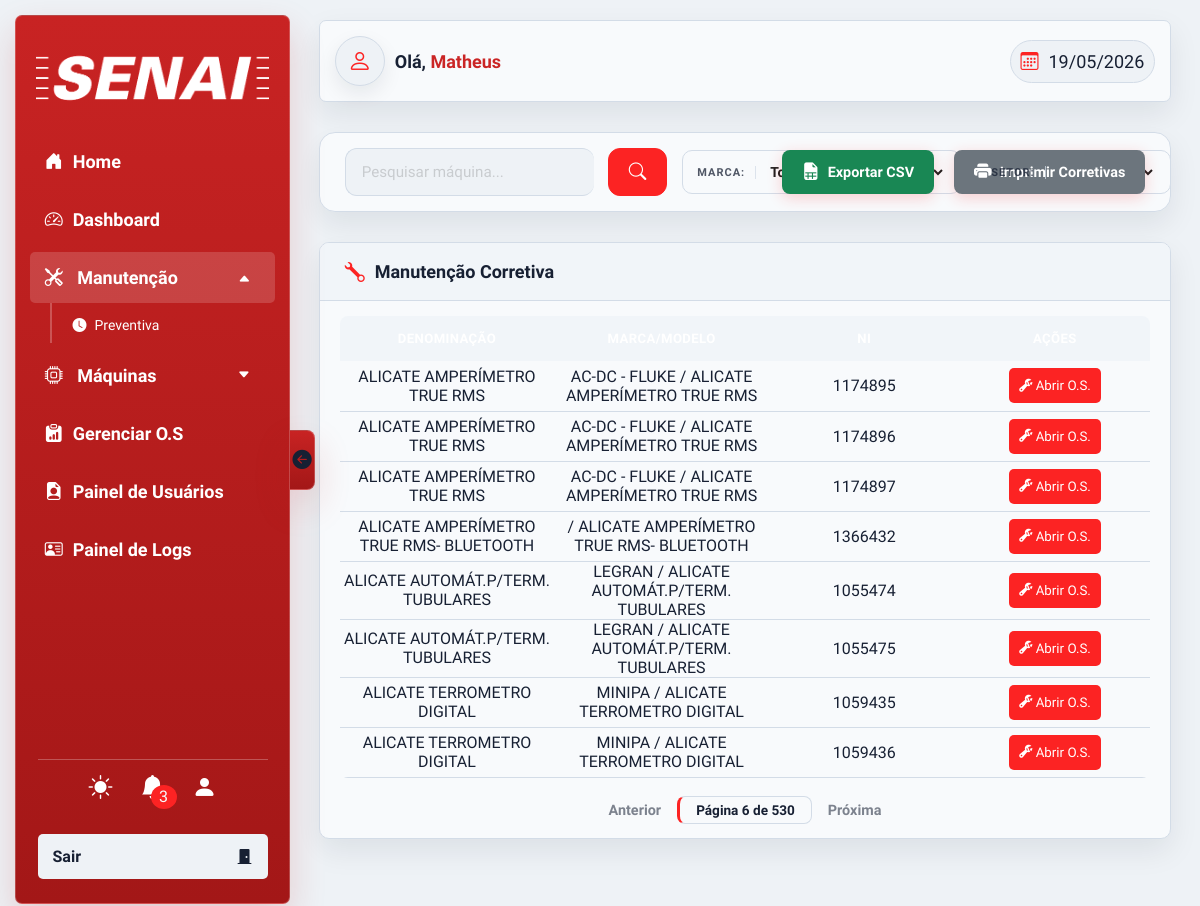
/php/views/corretiva.php?&page=6 (signed in), run on the app's committed database.
### tables this page shows
CREATE TABLE `maquinas` (
  `id` int(11) NOT NULL,
  `denominacao` varchar(255) NOT NULL,
  `marca` varchar(255) DEFAULT NULL,
  `modelo` varchar(255) DEFAULT NULL,
  `numero_identificacao` varchar(100) DEFAULT NULL,
  `tipomaquina_id` int(11) DEFAULT NULL,
  `ano_fabricacao` int(11) DEFAULT NULL,
  `setor` varchar(100) DEFAULT NULL,
  `criado_em` datetime DEFAULT current_timestamp(),
  `data_proxima_manutencao` date DEFAULT NULL
);

### php/views/corretiva.php (the view, shortened to what this page needs)
<?php
require __DIR__ . '/../configs/conexao.php';
$busca_atual = isset($_GET['search']) ? trim($_GET['search']) : '';
$filtro_marca = isset($_GET['filtro-marca']) ? trim($_GET['filtro-marca']) : '';
$filtro_setor = isset($_GET['filtro-setor']) ? trim($_GET['filtro-setor']) : '';
$pagina_atual = isset($_GET['page']) ? (int)$_GET['page'] : 1;
$limite = 8;
$marcas_lista = [];
$r = $conn->query("SELECT DISTINCT marca FROM maquinas WHERE marca IS NOT NULL AND marca != '' ORDER BY marca ASC");
if ($r) { while ($row = $r->fetch_assoc()) $marcas_lista[] = $row['marca']; }
$setores_lista = [];
$r = $conn->query("SELECT DISTINCT setor FROM maquinas WHERE setor IS NOT NULL AND setor != '' ORDER BY setor ASC");
if ($r) { while ($row = $r->fetch_assoc()) $setores_lista[] = $row['setor']; }
$where = "";
$sql_count = "SELECT COUNT(*) as total FROM maquinas" . $where;
$res_count = $conn->query($sql_count);
$total_registros = $res_count->fetch_assoc()['total'];
$total_paginas = ceil($total_registros / $limite);
$offset = ($pagina_atual - 1) * $limite;
$sql = "SELECT * FROM maquinas" . $where . " ORDER BY denominacao ASC LIMIT $limite OFFSET $offset";
$resultado = $conn->query($sql);
?>
<!DOCTYPE html>
<html lang="pt-br">
<head>
    <link rel="stylesheet" href="../../css/style.css">
    <link rel="stylesheet" href="../../css/nav.css">
    <link rel="stylesheet" href="../../css/header.css">
    <link rel="stylesheet" href="../../css/modal.css">
    <link rel="stylesheet" href="../../css/global.css">
    <link rel="stylesheet" href="https://cdn.jsdelivr.net/npm/bootstrap-icons@1.13.1/font/bootstrap-icons.min.css">
</head>
<body>
    <?php require __DIR__ . '/../components/nav.php'; ?>
    <section class="sec-main">
        <?php require __DIR__ . '/../components/header.php'; ?>
        <div class="page-actions-bar">
            <form action="" method="GET" class="page-search-form">
                <div class="page-search-box <?php echo $busca_atual ? 'has-content' : ''; ?>">
                    <input type="text" name="search" value="<?php echo htmlspecialchars($busca_atual); ?>" placeholder="Pesquisar máquina...">
                </div>
                <button type="submit" class="btn-search"><i class="bi bi-search"></i></button>
                <?php if (!empty($marcas_lista)): ?>
                <div class="page-filter-box">
                    <label>Marca:</label>
                </div>
                <?php endif; ?>
                <?php if (!empty($setores_lista)): ?>
                <div class="page-filter-box">
                    <label>Setor:</label>
                </div>
                <?php endif; ?>
            </form>
            <button class="btn-page-action" style="background: #198754;" onclick="exportarCSV()">
                <i class="bi bi-file-earmark-spreadsheet-fill"></i> Exportar CSV
            </button>
            <button class="btn-page-action" style="background: #6c757d;" onclick="imprimirRelatorio()">
                <i class="bi bi-printer-fill"></i> Imprimir Corretivas
            </button>
        </div>
        <div class="tabela-bg2">
            <div class="tabela-titulo"><i class="bi bi-wrench"></i><h2>Manutenção Corretiva</h2></div>
            <div class="tabela-wrapper">
                <table class="tabela-main">
                    <thead><tr><th>Denominação</th><th>Marca/Modelo</th><th>NI</th><th>Ações</th></tr></thead>
                    <tbody>
                        <?php while ($linha = $resultado->fetch_assoc()): ?>
                            <tr>
                                <td><?php echo htmlspecialchars($linha["denominacao"]); ?></td>
                                <td><?php echo htmlspecialchars($linha["marca"] . " / " . $linha["modelo"]); ?></td>
                                <td><?php echo htmlspecialchars($linha["numero_identificacao"]); ?></td>
                                <td>
                                    <button class="btnAcao deletar" onclick="showModal('corretiva', <?php echo $linha['id']; ?>)">
                                        <i class="bi bi-wrench-adjustable"></i> Abrir O.S.
                                    </button>
                                </td>
                            </tr>
                        <?php endwhile; ?>
                    </tbody>
                </table>
            </div>
            <?php
                $pag_params = http_build_query(array_filter([
                    'search' => $busca_atual,
                    'filtro-marca' => $filtro_marca,
                    'filtro-setor' => $filtro_setor,
                ], fn($v) => $v !== ''));
            ?>
            <div class="page-pagination">
                <?php if ($pagina_atual > 1): ?><a href="?<?= $pag_params ?>&page=<?= $pagina_atual - 1 ?>" class="pag-btn">Anterior</a><?php endif; ?>
                <span class="pag-current">Página <?php echo $pagina_atual; ?> de <?php echo $total_paginas; ?></span>
                <?php if ($pagina_atual < $total_paginas): ?><a href="?<?= $pag_params ?>&page=<?= $pagina_atual + 1 ?>" class="pag-btn">Próxima</a><?php endif; ?>
            </div>
        </div>
    </section>
</body>
</html>

### css/modal.css (style rules this page uses)
.modal-notificacao .notificacao h6, h5, h4, h3, h2, h1 { color: var(--corDestaque); }

### css/global.css (style rules this page uses)
* { padding: 0; margin: 0; box-sizing: border-box; font-family: "TASA Orbiter", sans-serif; outline: none; }
body { width: 100%; height: 100vh; min-height: 100vh; background: var(--corFundo); animation: animacaoCoringa 0.4s forwards ease-in-out; overflow-x: hidden; }
.sec-main { transition: padding-left 0.3s ease; padding-left: 310px; padding-right: 20px; padding-top: 20px; padding-bottom: 40px; width: 100%; min-height: 100vh; display: flex; flex-direction: column; align-items: center; gap: 30px; }
:root { --text-4xl: 48px; --text-2xl: 24px; --text-xl: 20px; --text-lg: 18px; --text-base: 16px; --text-sm: 14px; --corBase: #fc2323; --corDestaque: #ca2525; --corEscura: #646464; --corBranca: #FFFFFF; --confirmar: oklch(76.5% 0.177 163.223); --confirmarHover: oklch(69.6% 0.17 162.48); --editar: oklch(74.6% 0.16 232.661); --editarHover: oklch(58.8% 0.158 241.966); --ferramentas: oklch(62.476% 0.25289 28.919); --ferramentasHover: oklch(59.123% 0.23572 27.395); --clipes: oklch(75% 0.183 55.934); --clipesHover: oklch(76.9% 0.188 70.08); --hoverTr: #cecccc34; --cinzafundo: #a1a1a1b6; --txtClaro: #FFF; --txtEscuro: #000000; --corLogin: rgb(219, 219, 219); --status-ok: rgb(38, 240, 65); --status-warning: rgb(233, 206, 54); --status-danger: red; --status-pereira: rgb(79, 79, 207); }
html[data-tema='claro'] { --corFundo: #eef2f6; --corFundo2: #f8fafc; --sombra: 0 12px 30px rgba(15, 23, 42, .08); --sombra2: 0 8px 20px rgba(15, 23, 42, .08); --corTxt2: #111827; --corTxt: #FFFFFF; --corTxt3: #172033; --corBordas: #d3dce7; --corBarra: #b91c1c; --hoverTr: rgba(185, 28, 28, .08); --cinzafundo: #e7edf4; }
html[data-tema='claro'] body { background: var(--corFundo); color: var(--corTxt3); }
html[data-tema='claro'] .div-header, html[data-tema='claro'] .tabela-bg, html[data-tema='claro'] .tabela-bg2, html[data-tema='claro'] .doc-card, html[data-tema='claro'] .doc-hero, html[data-tema='claro'] .welcome-box, html[data-tema='claro'] .modal-box, html[data-tema='claro'] .card-box-filho { border-color: var(--corBordas); box-shadow: var(--sombra); }
html[data-tema='claro'] table thead, html[data-tema='claro'] .tabela-titulo { background: #f1f5f9; }

### data on the page
maquinas: denominacao "ALICATE AMPERÍMETRO TRUE RMS", marca+modelo "AC-DC - FLUKE / ALICATE AMPERÍMETRO TRUE RMS", numero_identificacao "1174895"
maquinas: denominacao "ALICATE AMPERÍMETRO TRUE RMS", marca+modelo "AC-DC - FLUKE / ALICATE AMPERÍMETRO TRUE RMS", numero_identificacao "1174896"
maquinas: denominacao "ALICATE AMPERÍMETRO TRUE RMS", marca+modelo "AC-DC - FLUKE / ALICATE AMPERÍMETRO TRUE RMS", numero_identificacao "1174897"
maquinas: denominacao "ALICATE AMPERÍMETRO TRUE RMS- BLUETOOTH", marca+modelo "/ ALICATE AMPERÍMETRO TRUE RMS- BLUETOOTH", numero_identificacao "1366432"
maquinas: denominacao "ALICATE AUTOMÁT.P/TERM. TUBULARES", marca+modelo "LEGRAN / ALICATE AUTOMÁT.P/TERM. TUBULARES", numero_identificacao "1055474"
maquinas: denominacao "ALICATE AUTOMÁT.P/TERM. TUBULARES", marca+modelo "LEGRAN / ALICATE AUTOMÁT.P/TERM. TUBULARES", numero_identificacao "1055475"
maquinas: denominacao "ALICATE TERROMETRO DIGITAL", marca+modelo "MINIPA / ALICATE TERROMETRO DIGITAL", numero_identificacao "1059435"
maquinas: denominacao "ALICATE TERROMETRO DIGITAL", marca+modelo "MINIPA / ALICATE TERROMETRO DIGITAL", numero_identificacao "1059436"

### other printed values
$totalNoti "3"
$nome_usuario "Matheus"
$pagina_atual "6"
$total_paginas "530"
